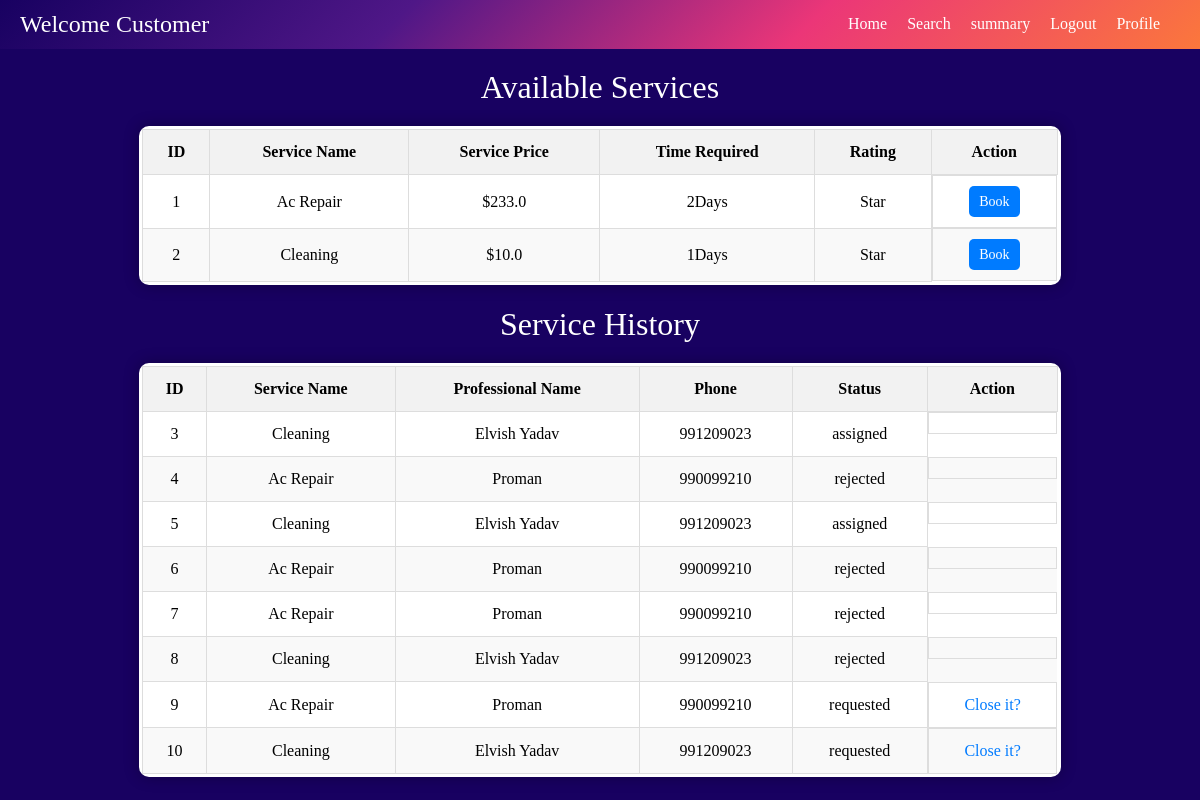
The app's page /customer/dashboard (signed in) with its own data.
### models.py (models this page shows)
class Service(db.Model):
    id = db.Column(db.Integer, primary_key=True)
    name = db.Column(db.String(100), nullable=False)
    proname = db.Column(db.String(100), nullable=False)
    prophone = db.Column(db.Integer)
    price = db.Column(db.Float, nullable=False)
    time_required = db.Column(db.Integer)
    description = db.Column(db.Text)
    service_requests = db.relationship('ServiceRequest', back_populates='service', lazy=True)

class ServiceRequest(db.Model):
    id = db.Column(db.Integer, primary_key=True)
    service_id = db.Column(db.Integer, db.ForeignKey('service.id'))
    customer_id = db.Column(db.Integer, db.ForeignKey('user.id'))
    professional_id = db.Column(db.Integer, db.ForeignKey('user.id'), nullable=True)
    date_of_request = db.Column(db.DateTime)
    date_of_completion = db.Column(db.DateTime)
    service_status = db.Column(db.String(50))  # e.g., "requested", "assigned", "closed"
    remarks = db.Column(db.Text)
    service = db.relationship('Service', back_populates='service_requests', lazy=True)
    customer = db.relationship('User', foreign_keys=[customer_id], back_populates='customer_requests', lazy=True)
    professional = db.relationship('User', foreign_keys=[professional_id], back_populates='professional_requests', lazy=True)

### app.py (the view)
@app.route('/customer/dashboard')
@login_required
def customer_dashboard():
    if current_user.role != "customer":
        return redirect(url_for("customer_login"))
    userr=User.query.all()
    services = Service.query.all()
    service_requests = ServiceRequest.query.filter_by(customer_id=current_user.id).all()
    return render_template("customer_dashboard.html", services=services, service_requests=service_requests, userr=userr, user=current_user)

### app.py (called while the page is built)
@login_manager.user_loader
def load_user(user_id):
    return User.query.get(int(user_id))

### templates/customer_dashboard.html (shortened to what this page needs)
<!DOCTYPE html>
<html lang="en">
<head>
    <link rel="stylesheet" href="https://stackpath.bootstrapcdn.com/bootstrap/4.5.2/css/bootstrap.min.css">
</head>
<body>
   <nav>
    <h1>Welcome Customer</h1>
    <ul>
        <li><a href="">Home</a></li>
        <li><a href="/customer/search">Search</li>
        <li><a href="/customer/summary">summary</a></li>
        <li><a href="">Logout</a></li>
        <li><a href="/profile">Profile</a></li>
    </ul>
   </nav><br>
    <h2 style="text-align:center;">Available Services</h2>
    <div class="table-container">
        <table>
            <thead>
                <tr>
                    <th>ID</th>
                    <th>Service Name</th>
                    <th>Service Price</th>
                    <th>Time Required</th>
                    <th>Rating</th>
                    <th>Action</th>
                </tr>
            </thead>
            <tbody>
                {% for service in services%}
                <tr><td>{{ service.id}}</td>
                    <td>{{ service.name }}</td>
                    <td>${{ service.price }}</td>
                    <td>{{service.time_required}}Days</td>
                    <td>Star</td>
                    <td class="actions">
                        <a href="{{ url_for('request_service',service_id=service.id) }}" class="btn btn-primary btn-sm float-right">Book</a>
                    </td>
                </tr>
                {% endfor %}
            </tbody>
        </table>
    </div>
    <h2 style="text-align:center;">Service History</h2>
    <div class="table-container">
        <table>
            <thead>
                <tr>
                    <th>ID</th>
                    <th>Service Name</th>
                    <th>Professional Name</th>
                    <th>Phone</th>
                    <th>Status</th>
                    <th>Action</th>
                </tr>
            </thead>
            <tbody>
                {% for request in service_requests%}
                <tr><td>{{ request.id }}</td>
                    <td>{{ request.service.name }}</td>
                    <td>{{ request.service.proname if request.service else 'N/A' }}  </td>
                    <td>{{ request.service.prophone if request.service else 'N/A' }}</td>
                    <td>{{ request.service_status }}</td>
                    <td class="actions">
                        {% if request.service_status == "requested" %}
                        <a href="{{ url_for('rating', request_id=request.id, service_id=request.service.id) }}">Close it?</a>
                    {% endif %}
                    </td>
                </tr>
                {% endfor %}
            </tbody>
        </table>
    </div>
</body>
</html>

### templates/customer_dashboard.html (style rules this page uses)
body { font-family: 'Times New Roman'; background-color: #180161; margin: 2%; top: 0; }
nav { width: 100%; background: linear-gradient(135deg, #180161,#4f1787, #eb3678, #fb773c); color: #fff; position: fixed; top: 0; left: 0; margin: 0; z-index: 100; display: flex; align-items: center; padding: 10px 20px; box-sizing: border-box; }
nav h1 { margin: 0; padding: 0; font-size: 24px; flex-grow: 1; }
nav ul { display: flex; list-style-type: none; margin: 0; padding: 0; }
nav ul li { margin-right: 20px; }
nav ul li a { text-decoration: none; color: white; }
h2 { margin-top: 20px; font-size: 2em; color: white; }
.table-container { width: 80%; margin: 20px auto; background-color: #ffffff; color: #000000; border-radius: 10px; box-shadow: 0px 0px 15px rgba(0, 0, 0, 0.3); overflow: hidden; }
table { width: 100%; border-collapse: collapse; font-size: 1em; }
th, td { padding: 10px; text-align: center; border: 1px solid #dddddd; }
th { background-color: #f2f2f2; font-weight: bold; }
tr:nth-child(even) { background-color: #f9f9f9; }
.actions { display: flex; gap: 10px; justify-content: center; }
.btn { padding: 5px 10px; border: none; border-radius: 5px; cursor: pointer; }
.btn-primary { background-color: #007bff; color: white; }
div { background-color: white; border-radius: 8px; padding: 3px; }

### records on screen
Service: id "1", name "Ac Repair", price "233.0", time_required "2"
Service: id "2", name "Cleaning", price "10.0", time_required "1"
ServiceRequest: id "3", service.name "Cleaning", service "Elvish Yadav", service "991209023", service_status "assigned"
ServiceRequest: id "4", service.name "Ac Repair", service "Proman", service "990099210", service_status "rejected"
ServiceRequest: id "5", service.name "Cleaning", service "Elvish Yadav", service "991209023", service_status "assigned"
ServiceRequest: id "6", service.name "Ac Repair", service "Proman", service "990099210", service_status "rejected"
ServiceRequest: id "7", service.name "Ac Repair", service "Proman", service "990099210", service_status "rejected"
ServiceRequest: id "8", service.name "Cleaning", service "Elvish Yadav", service "991209023", service_status "rejected"
ServiceRequest: id "9", service.name "Ac Repair", service "Proman", service "990099210", service_status "requested"
ServiceRequest: id "10", service.name "Cleaning", service "Elvish Yadav", service "991209023", service_status "requested"
